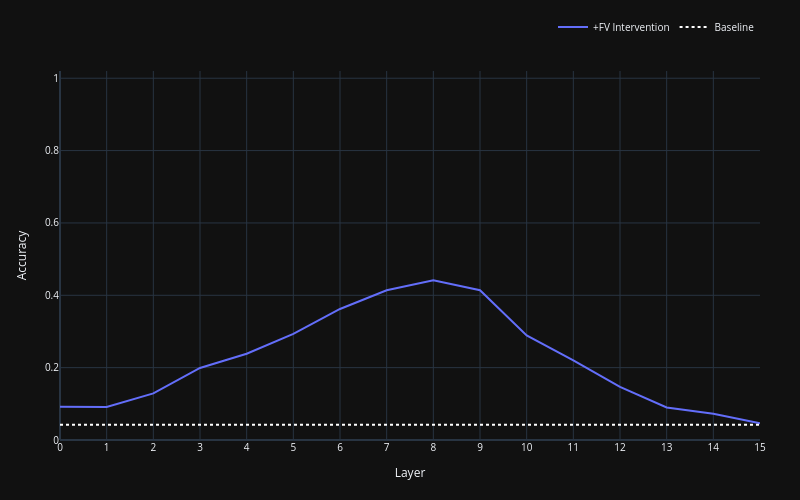

The cell this chart's notebook holds for it:
### Markdown cell above
## mean

### Code cell
inst_intervention_mean_acc_layer_sweep_across_datasets(results_dir=result_path,
    datasets=dataset_all,
    top_k=0, universal_set=False, 
)

### Figure 1 — Plotly figure (JSON) as saved in the notebook; plotly's stock layout.template omitted (floating-point values rounded to 4 significant figures)
{"data": [{"mode": "lines", "name": "+FV Intervention", "text": ["0", "1", "2", "3", "4", "5", "6", "7", "8", "9", "10", "11", "12", "13", "14", "15"], "type": "scatter", "x": [0, 1, 2, 3, 4, 5, 6, 7, 8, 9, 10, 11, 12, 13, 14, 15], "y": [0.09183, 0.09146, 0.1288, 0.1991, 0.2386, 0.2933, 0.3622, 0.4139, 0.4417, 0.4141, 0.2889, 0.2203, 0.1468, 0.09009, 0.07231, 0.04613]}, {"line": {"color": "white", "dash": "dot", "width": 2}, "mode": "lines", "name": "Baseline", "text": ["0", "1", "2", "3", "4", "5", "6", "7", "8", "9", "10", "11", "12", "13", "14", "15"], "type": "scatter", "x": [0, 1, 2, 3, 4, 5, 6, 7, 8, 9, 10, 11, 12, 13, 14, 15], "y": [0.04208, 0.04208, 0.04208, 0.04208, 0.04208, 0.04208, 0.04208, 0.04208, 0.04208, 0.04208, 0.04208, 0.04208, 0.04208, 0.04208, 0.04208, 0.04208]}], "layout": {"font": {"size": 10}, "height": 500, "legend": {"orientation": "h", "x": 1, "xanchor": "right", "y": 1.08, "yanchor": "bottom"}, "margin": {"b": 60, "l": 60, "r": 40, "t": 60}, "width": 800, "xaxis": {"ticktext": ["0", "1", "2", "3", "4", "5", "6", "7", "8", "9", "10", "11", "12", "13", "14", "15"], "tickvals": [0, 1, 2, 3, 4, 5, 6, 7, 8, 9, 10, 11, 12, 13, 14, 15], "title": {"text": "Layer"}}, "yaxis": {"range": [0, 1.02], "title": {"text": "Accuracy"}}}}
